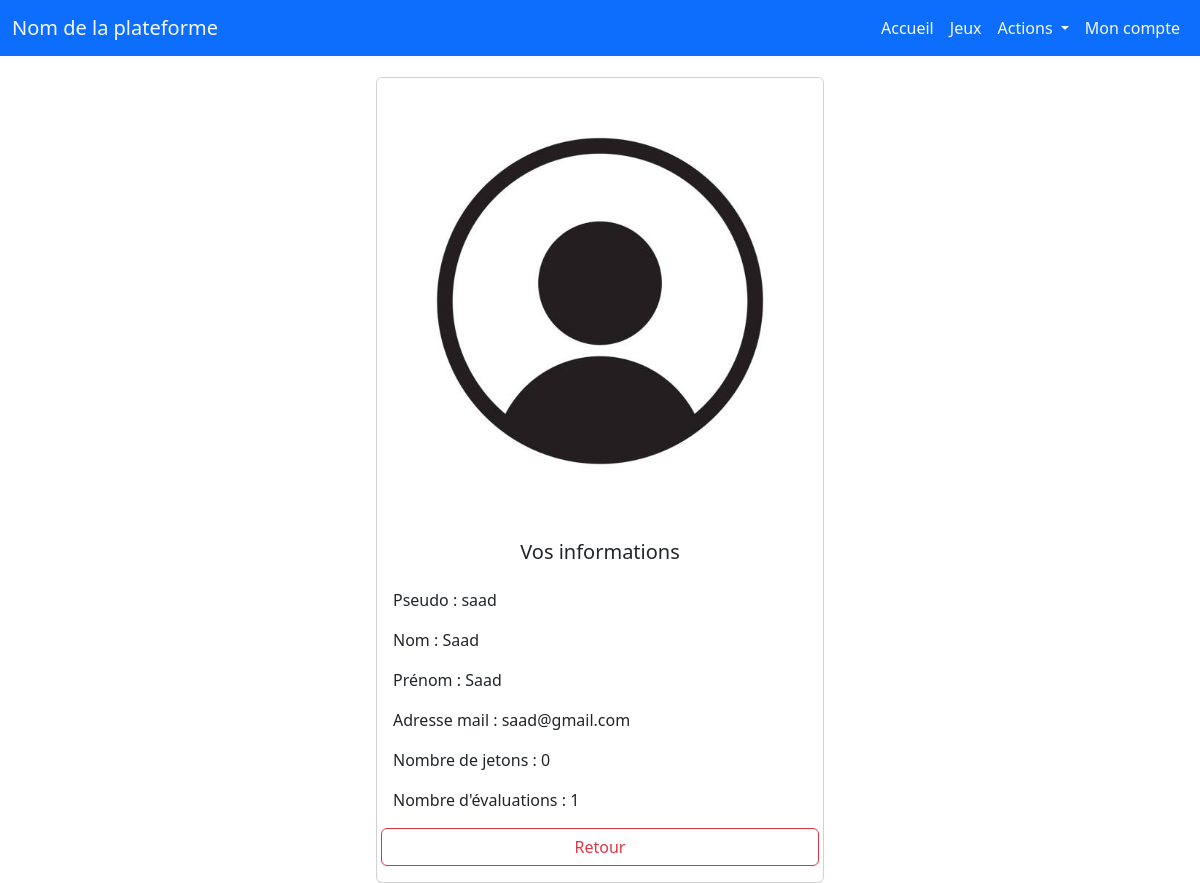
Page /account-informations (signed in) on the committed database.
### authentification/models.py (models this page shows)
class User(AbstractUser):
    ADMINISTRATOR = 'ADMINISTRATOR'
    TESTEUR = 'TESTEUR'
    PLAYER = 'PLAYER'
    ROLE_CHOICES = (
        (ADMINISTRATOR, 'ADMINISTRATOR'),
        (TESTEUR, 'TESTEUR'),
        (PLAYER, 'PLAYER'),
    )
    profile_photo = models.ImageField()
    role = models.CharField(max_length=30, choices=ROLE_CHOICES, verbose_name='rôle', default=PLAYER)
    coins = models.PositiveBigIntegerField(default=3)
    review_number = models.PositiveBigIntegerField(default=0)

### eval/views.py (the view)
# urls.py: path('account-informations', eval.views.display_informations, name='informations'),
@login_required
def display_informations(request):
    return render(request, 'eval/informations.html')

### eval/templates/eval/informations.html
{% extends 'base.html' %}
{% block content %}
<div class="container-fluid d-flex justify-content-center align-items-center" style="height: 100vh;">
    <div class="card" style="width: 28rem; margin-top: 3rem;">
      <img src="/media/images/photo_profil.jpeg" class="card-img-top" alt="...">
      <div class="card-body d-flex flex-column align-items-center">
        <h5 class="card-title text-center">Vos informations</h5>
         <div class="row mt-3">
          <p>Pseudo : {{ user.username }}</p>
          <p>Nom : {{ user.last_name }}</p>
          <p>Prénom : {{ user.first_name }}</p>
          <p>Adresse mail : {{ user.email }}</p>
          <p>Nombre de jetons : {{ user.coins }}</p>
          <p>Nombre d'évaluations : {{ user.review_number }}</p>
          <a href="{% url 'my-account' %}" class="btn btn-outline-danger">Retour</a>
        </div>
      </div>
    </div>
  </div>
{% endblock %}

### rows in the picture
User: username "saad", last_name "Saad", first_name "Saad", email "saad@gmail.com", coins "0", review_number "1"
